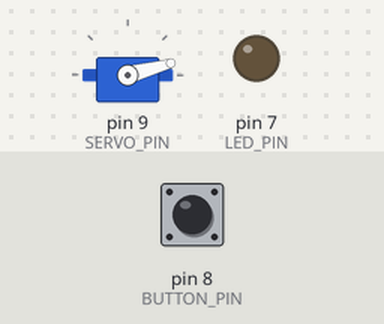
A sketch run on a simulated Arduino Uno, built with avr-gcc and run on an emulated ATmega328P. Shown: servo, output pins drawn as LEDs (lit = HIGH). The test bench sets the inputs (shaded band); at power-on: pin 8 (BUTTON_PIN) HIGH.

Above: at 1.2 s.
1.3 s: pin 8 (BUTTON_PIN) pulled LOW for 0.15 s
At 5.1 s:
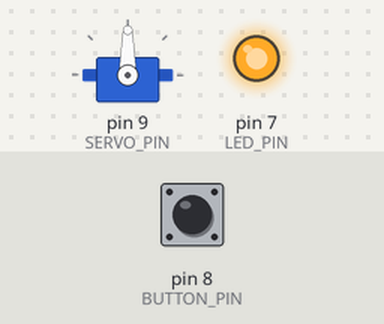
6.1 s: pin 8 (BUTTON_PIN) pulled LOW for 1 s
At 6.76 s:
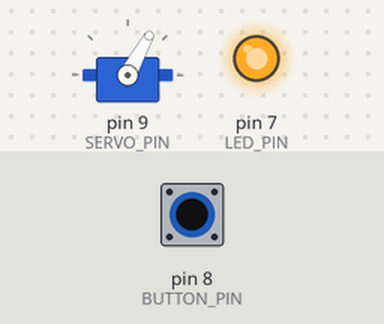
8.9 s: pin 8 (BUTTON_PIN) pulled LOW for 3.2 s
At 11.25 s:
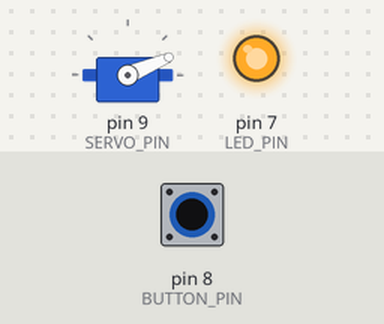
Timing chart, 0 to 13.7 s (numbered marks = the images above; inputs shaded):
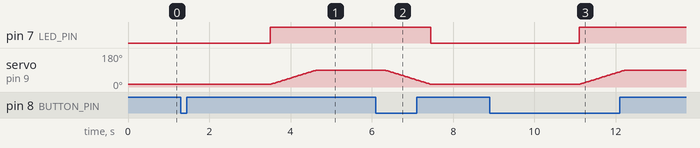

Measured:
- after the input at 1.3 s, pin 7 (LED_PIN): LOW → HIGH after 2.2 s; servo on pin 9 (SERVO_PIN): moves from 15° to 90° over 1.1 s, starting after 2.2 s
- after the input at 6.1 s, pin 7 (LED_PIN): HIGH → LOW after 1.3 s; servo on pin 9 (SERVO_PIN): moves from 90° to 15° over 1.1 s, starting after 0.22 s
- after the input at 8.9 s, pin 7 (LED_PIN): LOW → HIGH after 2.2 s; servo on pin 9 (SERVO_PIN): moves from 15° to 90° over 1.1 s, starting after 2.2 s

The sketch:

Main.ino
```cpp
// Valerio
// 28.07.2025
// Magic Box

#include <Arduino.h>
#include <Servo.h>

Servo servo;

const int SERVO_PIN = 9;
const int BUTTON_PIN = 8;
const int LED_PIN = 7;

int angleClosed = 15;
int angleOpen = 90;
int speed = 15;

bool isOpen = false;
bool buttonLocked = false;

void setup() {
  servo.attach(SERVO_PIN);
  pinMode(BUTTON_PIN, INPUT_PULLUP);
  pinMode(LED_PIN, OUTPUT);

  servo.write(angleClosed);
  digitalWrite(LED_PIN, LOW);
}

void loop() {
  if (digitalRead(BUTTON_PIN) == LOW && !buttonLocked) {
    buttonLocked = true;
    delay(200); // debounce

    if (!isOpen) {
      delay(2000); // delay before opening
      digitalWrite(LED_PIN, HIGH);
      moveServo(angleClosed, angleOpen);
      isOpen = true;
    } else {
      moveServo(angleOpen, angleClosed);
      digitalWrite(LED_PIN, LOW);
      isOpen = false;
    }
  }

  if (digitalRead(BUTTON_PIN) == HIGH) {
    buttonLocked = false;
  }
}

void moveServo(int from, int to) {
  int step = (from < to) ? 1 : -1;
  for (int pos = from; pos != to + step; pos += step) {
    servo.write(pos);
    delay(speed);
  }
}
```
